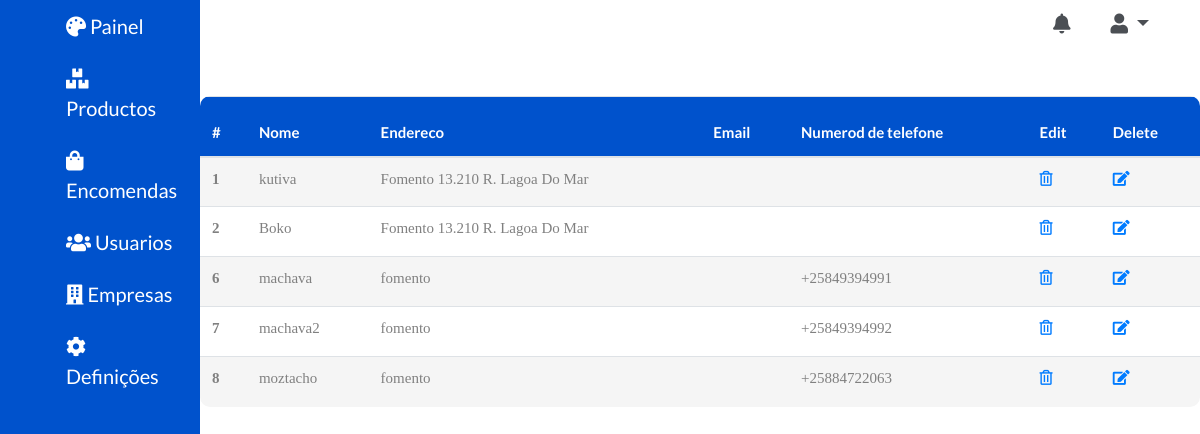
Page /dashboard/companies/ on the earlier database version.
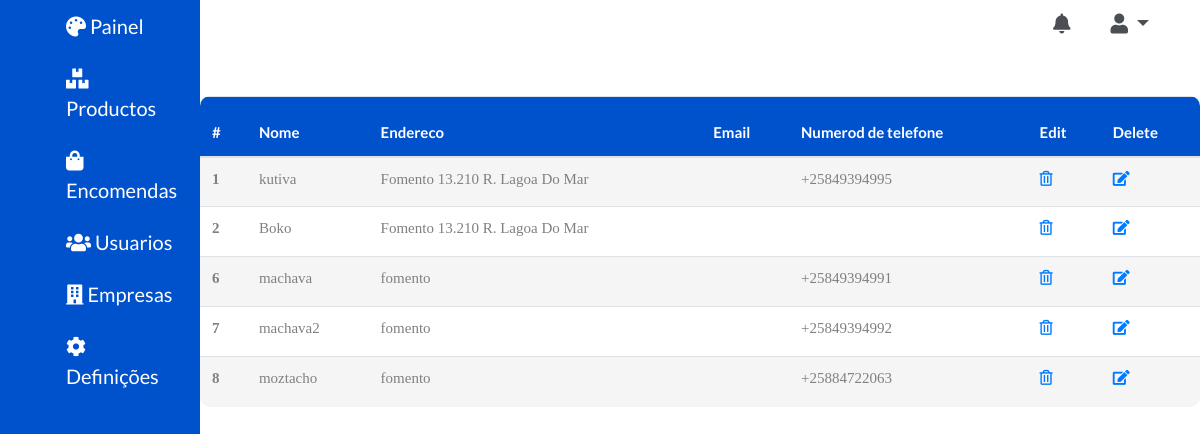
Same page on the later database version.
### account/models.py (models this page shows, shortened)
class Company(models.Model):
    user = models.OneToOneField(settings.AUTH_USER_MODEL, on_delete=models.CASCADE)
    commercial_name = models.CharField(max_length=30, blank=False, unique=False)
    company_logo = models.ImageField(upload_to='company_logo/', default='company_logo/default.jpg')
    address = models.CharField(max_length=30, blank=True)
    categories = models.ForeignKey(Category, on_delete=models.CASCADE, blank=True, unique=False, default=1)
    created_date = models.DateTimeField(default=timezone.now)
    uploaded_at = models.DateTimeField(blank=True, null=True)

class User(AbstractUser):
    username = None
    email = models.EmailField(_('email address'), unique=True)
    phone_regex = RegexValidator(regex=r'^\+?258?\d{9,13}$',
                                 message="O número de telefone deve ser digitado no formato: '+258849293949'. São permitidos até 13 dígitos.")
    phone_number = models.CharField(validators=[phone_regex], max_length=13, blank=True)  # validators should be a list
    USERNAME_FIELD = 'email'
    REQUIRED_FIELDS = []
    objects = UserManager()

### dashboard/views.py (the view)
# urls.py: path("companies/", views.CompanyListView.as_view(), name="companies"),
class CompanyListView(ListView):
    model = Company
    template_name = 'dashboard/companies.html'
    context_object_name = 'companies'
    paginate_by = 20
    def get_context_data(self, **kwargs):
        context = super(CompanyListView, self).get_context_data(**kwargs)
        companies = self.get_queryset()
        page = self.request.GET.get('page')
        paginator = Paginator(companies, self.paginate_by)
        try:
            users = paginator.page(page)
        except PageNotAnInteger:
            users = paginator.page(1)
        except EmptyPage:
            products = paginator.page(paginator.num_pages)
        context['companies'] = companies
        return context

### price/templates/dashboard/companies.html (shortened to what this page needs)
{% extends "price/layout/base.html" %}
{% load staticfiles %}
{% load staticfiles %}
{% block styles %}
<link rel="stylesheet" href="{% static 'stylesheet/main.css' %}">
<link rel="stylesheet" href="https://use.fontawesome.com/releases/v5.7.2/css/all.css">
<link rel="stylesheet" href="{% static 'stylesheet/dashboard.css' %}">
{% endblock %}
{% block content %}
<main>
    <div class="container-fluid">
        <div class="row">
            <div class="col-md-2 aside">
                {% include "dashboard/aside.html" %}
            </div>
            <div class="col-md-10">
                {% include "dashboard/menu.html" %}
                <div class="row">
                    <table class="table table-borderless">
                        <thead>
                        <tr>
                            <th scope="col">#</th>
                            <th scope="col">Nome</th>
                            <th scope="col" colspan="3">Endereco</th>
                            <th scope="col" colspan="2">Email</th>
                            <th scope="col" colspan="2">Numerod de telefone</th>
                            <th scope="col">Edit</th>
                            <th scope="col">Delete</th>
                        </tr>
                        </thead>
                        <tbody>
    {% for company in companies %}
                        <tr>
                            <th scope="row">{{ company.id }}</th>
                            <td colspan="1">{{ company.commercial_name }}</td>
                            <td colspan="3">{{ company.address }}</td>
                            <td colspan="2">{{ user.email }}</td>
                            <td colspan="2">{{ company.user.phone_number }}</td>
                            <td><a href="{% url 'user-delete' user.id   %}"><i class="far fa-trash-alt"></i></a></td>
                            <td><a href="{% url 'user-update' user.id   %}"> <i class="fas fa-edit"></i></i></a></td>
                        </tr>
                        {% endfor %}
                        </tbody>
                    </table>
                </div>
            </div>
        </div>
    </div>
</main>
{% endblock %}

Differences in the rows shown:
changed through a linked row, Company "kutiva": user.phone_number (not shown) → "+25849394995"
